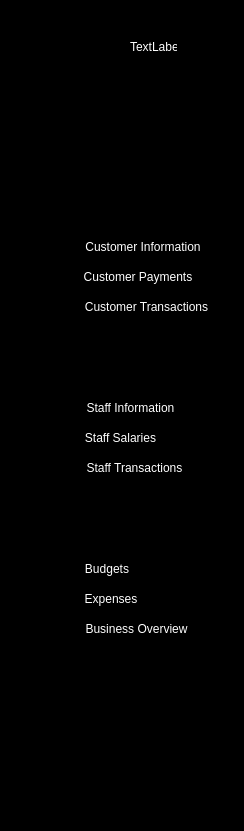
   <widget class="QWidget" name="widget_2" native="true">
    <property name="geometry">
     <rect>
      <x>90</x>
      <y>0</y>
      <width>244</width>
      <height>831</height>
     </rect>
    </property>
    <property name="styleSheet">
     <string notr="true">QWidget{
background-color: rgb(0, 0, 0);
color:white;
}
QPushButton{
height:30px;
border:none;

}</string>
    </property>
    <widget class="QLabel" name="label_2">
     <property name="geometry">
      <rect>
       <x>30</x>
       <y>20</y>
       <width>40</width>
       <height>40</height>
      </rect>
     </property>
     <property name="maximumSize">
      <size>
       <width>40</width>
       <height>40</height>
      </size>
     </property>
     <property name="text">
      <string/>
     </property>
     <property name="pixmap">
      <pixmap resource="Accessories/resources.qrc">:/logo.png</pixmap>
     </property>
     <property name="scaledContents">
      <bool>true</bool>
     </property>
    </widget>
    <widget class="QLabel" name="label_3">
     <property name="geometry">
      <rect>
       <x>130</x>
       <y>40</y>
       <width>47</width>
       <height>13</height>
      </rect>
     </property>
     <property name="text">
      <string>TextLabel</string>
     </property>
    </widget>
    <widget class="QWidget" name="layoutWidget">
     <property name="geometry">
      <rect>
       <x>0</x>
       <y>720</y>
       <width>241</width>
       <height>91</height>
      </rect>
     </property>
     <layout class="QVBoxLayout" name="verticalLayout_9">
      <item>
       <widget class="QPushButton" name="setting_1">
        <property name="styleSheet">
         <string notr="true">QPushButton{
padding-left:-65px;
}

QPushButton:checked{
	background-color:white;
	borde-radius:3px;
}</string>
        </property>
        <property name="text">
         <string/>
        </property>
        <property name="icon">
         <iconset resource="Accessories/resources.qrc">
          <normaloff>:/settings2.png</normaloff>
          <normalon>:/settings1.png</normalon>:/settings2.png</iconset>
        </property>
        <property name="iconSize">
         <size>
          <width>100</width>
          <height>60</height>
         </size>
        </property>
        <property name="checkable">
         <bool>true</bool>
        </property>
       </widget>
      </item>
      <item>
       <widget class="QPushButton" name="sign_out_1">
        <property name="styleSheet">
         <string notr="true">QPushButton{
padding-left:-65px;
}

QPushButton:checked{
	background-color:white;
	borde-radius:3px;
}</string>
        </property>
        <property name="text">
         <string/>
        </property>
        <property name="icon">
         <iconset resource="Accessories/resources.qrc">
          <normaloff>:/signout2.png</normaloff>
          <normalon>:/signout1.png</normalon>:/signout2.png</iconset>
        </property>
        <property name="iconSize">
         <size>
          <width>100</width>
          <height>60</height>
         </size>
        </property>
        <property name="checkable">
         <bool>true</bool>
        </property>
       </widget>
      </item>
     </layout>
    </widget>
    <widget class="QWidget" name="layoutWidget">
     <property name="geometry">
      <rect>
       <x>0</x>
       <y>91</y>
       <width>241</width>
       <height>551</height>
      </rect>
     </property>
     <layout class="QVBoxLayout" name="verticalLayout_10">
      <item>
       <widget class="QPushButton" name="dashboard_2">
        <property name="font">
         <font>
          <pointsize>8</pointsize>
         </font>
        </property>
        <property name="styleSheet">
         <string notr="true">QPushButton{
padding-left:-60px;
}

QPushButton:checked{
	background-color:white;
	borde-radius:3px;
}</string>
        </property>
        <property name="text">
         <string/>
        </property>
        <property name="icon">
         <iconset resource="Accessories/resources.qrc">
          <normaloff>:/dashboard2.png</normaloff>
          <normalon>:/dashboard1.png</normalon>:/dashboard2.png</iconset>
        </property>
        <property name="iconSize">
         <size>
          <width>100</width>
          <height>60</height>
         </size>
        </property>
        <property name="checkable">
         <bool>true</bool>
        </property>
       </widget>
      </item>
      <item>
       <widget class="QPushButton" name="institution_2">
        <property name="styleSheet">
         <string notr="true">QPushButton{
padding-left:-65px;
}

QPushButton:checked{
	background-color:white;
	borde-radius:3px;
}</string>
        </property>
        <property name="text">
         <string/>
        </property>
        <property name="icon">
         <iconset resource="Accessories/resources.qrc">
          <normaloff>:/institution2.png</normaloff>
          <normalon>:/institution1.png</normalon>:/institution2.png</iconset>
        </property>
        <property name="iconSize">
         <size>
          <width>95</width>
          <height>45</height>
         </size>
        </property>
        <property name="checkable">
         <bool>true</bool>
        </property>
       </widget>
      </item>
      <item>
       <widget class="QFrame" name="students">
        <property name="enabled">
         <bool>true</bool>
        </property>
        <property name="frameShape">
         <enum>QFrame::NoFrame</enum>
        </property>
        <layout class="QVBoxLayout" name="verticalLayout_7">
         <property name="spacing">
          <number>0</number>
         </property>
         <property name="leftMargin">
          <number>0</number>
         </property>
         <property name="topMargin">
          <number>0</number>
         </property>
         <property name="rightMargin">
          <number>0</number>
         </property>
         <property name="bottomMargin">
          <number>0</number>
         </property>
         <item>
          <widget class="QPushButton" name="pushButton_10">
           <property name="minimumSize">
            <size>
             <width>204</width>
             <height>69</height>
            </size>
           </property>
           <property name="styleSheet">
            <string notr="true">QPushButton:checked{

	borde-radius:3px;
}</string>
           </property>
           <property name="text">
            <string/>
           </property>
           <property name="icon">
            <iconset resource="Accessories/resources.qrc">
             <normaloff>:/students3.png</normaloff>
             <normalon>:/students4.png</normalon>:/students3.png</iconset>
           </property>
           <property name="iconSize">
            <size>
             <width>200</width>
             <height>60</height>
            </size>
           </property>
           <property name="checkable">
            <bool>true</bool>
           </property>
          </widget>
         </item>
         <item>
          <widget class="QFrame" name="students_dropdown">
           <property name="frameShape">
            <enum>QFrame::NoFrame</enum>
           </property>
           <widget class="QPushButton" name="pushButton_17">
            <property name="geometry">
             <rect>
              <x>1</x>
              <y>61</y>
              <width>241</width>
              <height>28</height>
             </rect>
            </property>
            <property name="styleSheet">
             <string notr="true">QPushButton{
padding-left:50px;
}

QPushButton:hover{
color:#12B298
}</string>
            </property>
            <property name="text">
             <string>Customer Transactions</string>
            </property>
            <property name="checkable">
             <bool>true</bool>
            </property>
           </widget>
           <widget class="QPushButton" name="pushButton_16">
            <property name="geometry">
             <rect>
              <x>0</x>
              <y>31</y>
              <width>241</width>
              <height>28</height>
             </rect>
            </property>
            <property name="styleSheet">
             <string notr="true">QPushButton{
padding-left:35px;
}

QPushButton:hover{
color:#12B298
}</string>
            </property>
            <property name="text">
             <string>Customer Payments</string>
            </property>
            <property name="checkable">
             <bool>true</bool>
            </property>
           </widget>
           <widget class="QPushButton" name="pushButton_15">
            <property name="geometry">
             <rect>
              <x>0</x>
              <y>1</y>
              <width>241</width>
              <height>28</height>
             </rect>
            </property>
            <property name="styleSheet">
             <string notr="true">QPushButton{
padding-left:45px;
}

QPushButton:hover{
color:#12B298
}</string>
            </property>
            <property name="text">
             <string>Customer Information</string>
            </property>
            <property name="checkable">
             <bool>true</bool>
            </property>
           </widget>
          </widget>
         </item>
        </layout>
       </widget>
      </item>
      <item>
       <widget class="QFrame" name="teachers">
        <property name="frameShape">
         <enum>QFrame::NoFrame</enum>
        </property>
        <layout class="QVBoxLayout" name="verticalLayout_6">
         <property name="spacing">
          <number>0</number>
         </property>
         <property name="leftMargin">
          <number>0</number>
         </property>
         <property name="topMargin">
          <number>0</number>
         </property>
         <property name="rightMargin">
          <number>0</number>
         </property>
         <property name="bottomMargin">
          <number>0</number>
         </property>
         <item>
          <widget class="QPushButton" name="pushButton_11">
           <property name="minimumSize">
            <size>
             <width>204</width>
             <height>69</height>
            </size>
           </property>
           <property name="styleSheet">
            <string notr="true">QPushButton:checked{
	
	borde-radius:3px;
}</string>
           </property>
           <property name="text">
            <string/>
           </property>
           <property name="icon">
            <iconset resource="Accessories/resources.qrc">
             <normaloff>:/teachers3.png</normaloff>
             <normalon>:/teachers4.png</normalon>:/teachers3.png</iconset>
           </property>
           <property name="iconSize">
            <size>
             <width>200</width>
             <height>60</height>
            </size>
           </property>
           <property name="checkable">
            <bool>true</bool>
           </property>
          </widget>
         </item>
         <item>
          <widget class="QFrame" name="teachers_dropdown">
           <property name="frameShape">
            <enum>QFrame::NoFrame</enum>
           </property>
           <widget class="QPushButton" name="pushButton_20">
            <property name="geometry">
             <rect>
              <x>0</x>
              <y>60</y>
              <width>241</width>
              <height>28</height>
             </rect>
            </property>
            <property name="styleSheet">
             <string notr="true">QPushButton{
padding-left:28px;
}

QPushButton:hover{
color:#12B298
}</string>
            </property>
            <property name="text">
             <string>Staff Transactions</string>
            </property>
            <property name="checkable">
             <bool>true</bool>
            </property>
           </widget>
           <widget class="QPushButton" name="pushButton_19">
            <property name="geometry">
             <rect>
              <x>0</x>
              <y>30</y>
              <width>241</width>
              <height>28</height>
             </rect>
            </property>
            <property name="styleSheet">
             <string notr="true">QPushButton{
padding-left:0px;
}

QPushButton:hover{
color:#12B298
}</string>
            </property>
            <property name="text">
             <string>Staff Salaries</string>
            </property>
            <property name="checkable">
             <bool>true</bool>
            </property>
           </widget>
           <widget class="QPushButton" name="pushButton_18">
            <property name="geometry">
             <rect>
              <x>0</x>
              <y>0</y>
              <width>241</width>
              <height>28</height>
             </rect>
            </property>
            <property name="styleSheet">
             <string notr="true">QPushButton{
padding-left:20px;
}

QPushButton:hover{
color:#12B298
}</string>
            </property>
            <property name="text">
             <string>Staff Information</string>
            </property>
            <property name="checkable">
             <bool>true</bool>
            </property>
           </widget>
          </widget>
         </item>
        </layout>
       </widget>
      </item>
      <item>
       <widget class="QFrame" name="finances">
        <property name="enabled">
         <bool>true</bool>
        </property>
        <property name="frameShape">
         <enum>QFrame::NoFrame</enum>
        </property>
        <layout class="QVBoxLayout" name="verticalLayout_8">
         <property name="spacing">
          <number>0</number>
         </property>
         <property name="leftMargin">
          <number>0</number>
         </property>
         <property name="topMargin">
          <number>0</number>
         </property>
         <property name="rightMargin">
          <number>0</number>
         </property>
         <property name="bottomMargin">
          <number>0</number>
         </property>
         <item>
          <widget class="QPushButton" name="pushButton_12">
           <property name="minimumSize">
            <size>
             <width>204</width>
             <height>69</height>
            </size>
           </property>
           <property name="styleSheet">
            <string notr="true">QPushButton:checked{

	borde-radius:3px;
}</string>
           </property>
           <property name="text">
            <string/>
           </property>
           <property name="icon">
            <iconset resource="Accessories/resources.qrc">
             <normaloff>:/finances3.png</normaloff>
             <normalon>:/finances4.png</normalon>:/finances3.png</iconset>
           </property>
           <property name="iconSize">
            <size>
             <width>200</width>
             <height>100</height>
            </size>
           </property>
           <property name="checkable">
            <bool>true</bool>
           </property>
          </widget>
         </item>
         <item>
          <widget class="QFrame" name="finances_dropdown">
           <property name="frameShape">
            <enum>QFrame::NoFrame</enum>
           </property>
           <widget class="QPushButton" name="pushButton_21">
            <property name="geometry">
             <rect>
              <x>0</x>
              <y>0</y>
              <width>241</width>
              <height>28</height>
             </rect>
            </property>
            <property name="styleSheet">
             <string notr="true">QPushButton{
padding-left:-27px;
}

QPushButton:hover{
color:#12B298
}</string>
            </property>
            <property name="text">
             <string>Budgets</string>
            </property>
            <property name="checkable">
             <bool>true</bool>
            </property>
           </widget>
           <widget class="QPushButton" name="pushButton_22">
            <property name="geometry">
             <rect>
              <x>0</x>
              <y>30</y>
              <width>241</width>
              <height>28</height>
             </rect>
            </property>
            <property name="styleSheet">
             <string notr="true">QPushButton{
padding-left:-19px;
}

QPushButton:hover{
color:#12B298
}</string>
            </property>
            <property name="text">
             <string>Expenses</string>
            </property>
            <property name="checkable">
             <bool>true</bool>
            </property>
           </widget>
           <widget class="QPushButton" name="pushButton_23">
            <property name="geometry">
             <rect>
              <x>0</x>
              <y>60</y>
              <width>241</width>
              <height>28</height>
             </rect>
            </property>
            <property name="styleSheet">
             <string notr="true">QPushButton{
padding-left:32px;
}

QPushButton:hover{
color:#12B298
}</string>
            </property>
            <property name="text">
             <string>Business Overview</string>
            </property>
            <property name="checkable">
             <bool>true</bool>
            </property>
           </widget>
          </widget>
         </item>
        </layout>
       </widget>
      </item>
     </layout>
    </widget>
    <zorder>layoutWidget</zorder>
    <zorder>layoutWidget</zorder>
    <zorder>label_2</zorder>
    <zorder>label_3</zorder>
   </widget>
